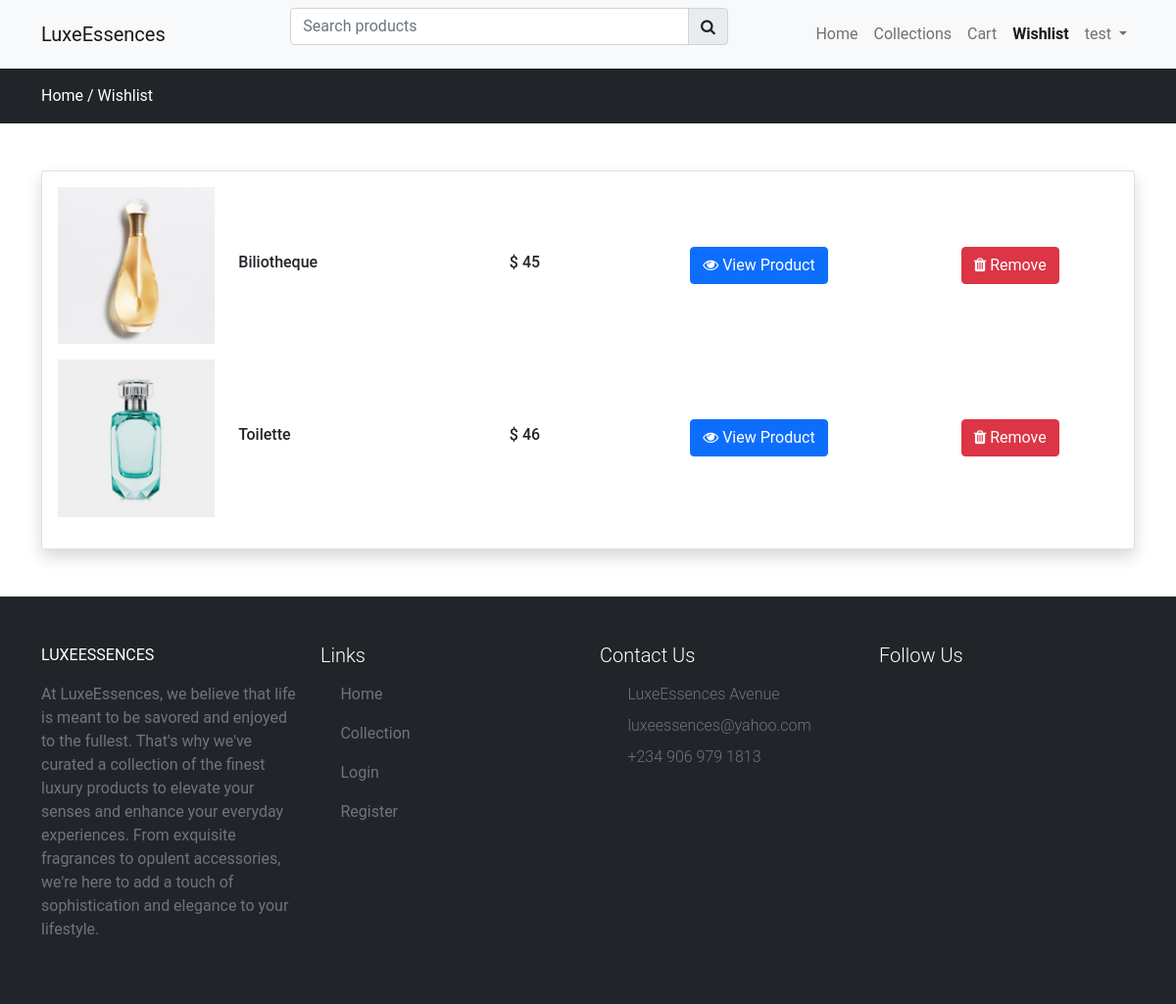
Page /wishlist (signed in) on the committed database.
### store/models.py (models this page shows, shortened)
class Wishlist(models.Model):
    user = models.ForeignKey(User, on_delete=models.CASCADE)
    product = models.ForeignKey(Product, on_delete=models.CASCADE)
    created_at = models.DateTimeField(auto_now_add=True)

class Product(models.Model):
    category = models.ForeignKey(Category, on_delete=models.CASCADE)
    slug = models.CharField(max_length=150, null=False, blank=False)
    name = models.CharField(max_length=150, null=False, blank=False)
    product_image = models.ImageField(upload_to=get_file_path,
                                      null=True,
                                      blank=True)
    small_description = models.CharField(max_length=250,
                                         null=False,
                                         blank=False)
    quantity = models.IntegerField(null=False, blank=False)
    description = models.TextField(max_length=500, null=False, blank=False)
    original_price = models.FloatField(null=False, blank=False)
    selling_price = models.FloatField(null=False, blank=False)
    status = models.BooleanField(default=False,
                                 help_text="0-default, 1-Hidden")
    trending = models.BooleanField(default=False,
                                   help_text="0-default, 1-trending")
    tag = models.CharField(max_length=150, null=False, blank=False)
    meta_title = models.CharField(max_length=150, null=False, blank=False)
    meta_keyworlds = models.CharField(max_length=150, null=False, blank=False)
    meta_description = models.TextField(max_length=500,
                                        null=False,
                                        blank=False)
    create_at = models.DateTimeField(auto_now_add=True)

### store/controller/wishlist.py (the view)
# urls.py: path('wishlist', wishlist.index, name="wishlist"),
@login_required(login_url="loginpage")
def index(request):
  wishlistitems = Wishlist.objects.filter(user=request.user)
  context = {'wishlist': wishlistitems}
  return render(request, 'store/wishlist.html', context)

### store/templates/store/wishlist.html (shortened to what this page needs)
{% extends 'store/layouts/main.html' %}
{% block content %}
  <div class="py-3  bg-dark">
    <div class="container">
      <a class="text-white" href="{% url 'home' %}">Home /</a>
      <a class="text-white" href="{% url 'wishlist' %}">Wishlist </a>
    </div>
  </div>
  <div class="py-5">
      <div class="container">
        <div class="row">
          <div class="col-md-12">
            <div class="card shadow ">
              <div class="card-body wishdata">
                {% if wishlist %}
                  {% for item in wishlist %}
                    <div class="row product_data mb-3" >
                      <div class="col-4 col-md-2 my-auto">
                        <img src="{{ item.product.product_image.url }}" class="img-fluid" alt="Image here">
                      </div>
                      <div class="col-8 col-md-3 my-auto">
                        <h6>{{ item.product.name }}</h6>
                      </div>
                      <div class="col-6 col-md-2 my-auto">
                        <h6> $ {{ item.product.selling_price | stringformat:'d' }}</h6>
                      </div>
                      <br>
                      <div class="col-6 col-md-3 my-auto">
                        <a href="{% url 'productview' item.product.category.slug item.product.slug %}" class="btn btn-primary" >
                          <i class="fa fa-eye"></i> View Product
                        </a>
                    </div>
                      <div class="col-12 col-md-2 my-auto">
                        <button class="btn btn-danger delete-wishlist-item" data-itemid="{{ item.id }}"> <i class="fa fa-trash"></i> Remove</button>
                      </div>
                    </div>
                  {% endfor %}
                {% else %}
                  <h4>Your wishlist is empty</h4>
                {% endif %}
              </div>
            </div>
          </div>
        </div>
      </div>
    </div>
{% include "store/inc/footer.html" %}
{% endblock content %}

### store/templates/store/inc/navbar.html (shortened to what this page needs)
<nav class="navbar navbar-expand-lg navbar-light bg-light">
  <div class="container">
    <a class="navbar-brand" href="{% url 'home' %}">LuxeEssences</a>
    <div class="search-bar">
      <form action="{% url 'searchproduct' %}" method="POST">
        <div class="input-group col-12 col-sm-8 col-md-6 col-lg-4">
          <input type="search" required class="form-control" name="productsearch" id="seachproduct" placeholder="Search products">
          <button type="submit" class="input-group-text"><i class="fa fa-search"></i></button>
        </div>
      </form>
    </div>
    <div class="collapse navbar-collapse" id="navbarNav">
      <ul class="navbar-nav ms-auto">
        <li class="nav-item">
          <a class="nav-link {% if request.resolver_match.url_name == 'home' %}active{% endif %}" aria-current="page" href="{% url 'home' %}">Home</a>
        </li>
        <li class="nav-item">
          <a class="nav-link {% if request.resolver_match.url_name == 'collections' %}active{% endif %} " href="{% url 'collections' %}">Collections</a>
        </li>
        <li class="nav-item">
          <a class="nav-link {% if request.resolver_match.url_name == 'cart' %}active{% endif %}  " aria-current="page" href="{% url 'cart' %}">Cart</a>
        </li>
        <li class="nav-item">
          <a class="nav-link {% if request.resolver_match.url_name == 'wishlist' %}active{% endif %}  " aria-current="page" href="{% url 'wishlist' %}">Wishlist</a>
        </li>
        {% if request.user.is_authenticated %}
          <li class="nav-item dropdown">
          <a class="nav-link dropdown-toggle" href="#" role="button" data-bs-toggle="dropdown" aria-expanded="false">
            {{ request.user }}
          </a>
          </li>
        {% endif %}
      </ul>
    </div>
  </div>
</nav>

### static/css/custom.css (style rules this page uses)
.search-bar { width: 40% !important; margin-left: 10%; }

### store/templates/store/layouts/main.html (style rules this page uses)
* { font-family: "roboto", sans-serif; }
a { text-decoration: none; color: #000; }
.active { font-weight:600; }
.search-bar { width: 40% !important; margin-left: 10%; }

### rows in the picture
Wishlist: product.product_image (picture), product.name "Biliotheque", product.selling_price "45"
Wishlist: product.product_image (picture), product.name "Toilette", product.selling_price "46"

### other values in the picture
{{ request.user }} "test"
